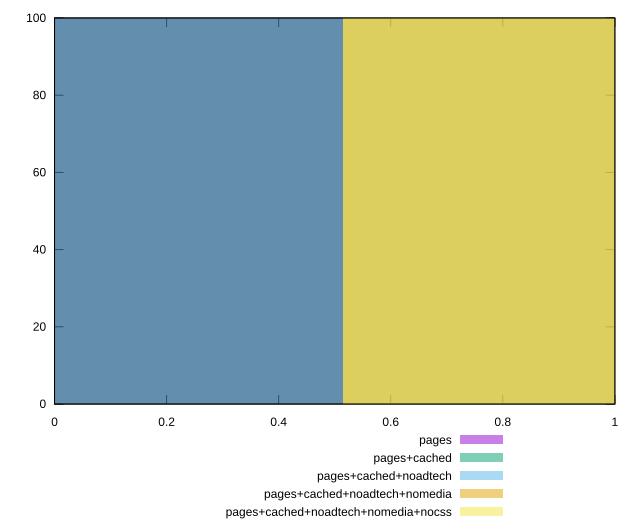

Write gnuplot code to recreate this figure.
reset

$pages <<EOF
0 100
EOF

$pagesCached <<EOF
0 100
EOF

$pagesCachedNoadtech <<EOF
1.0292729509972074 100
EOF

$pagesCachedNoadtechNomedia <<EOF
1.0292729509972074 100
EOF

$pagesCachedNoadtechNomediaNocss <<EOF
1.0292729509972074 100
EOF

set key outside below
set boxwidth 1.0292729509972074
set xrange [0:1]
set yrange [0:100]
set trange [0:100]
set style fill transparent solid 0.5 noborder
set terminal svg size 640, 530 enhanced background rgb 'white'
set output "report_00009_2021-02-08T22-37-41.559Z/third-party-summary/comparison/histogram/all_score.svg"

plot $pages title "pages" with boxes, \
     $pagesCached title "pages+cached" with boxes, \
     $pagesCachedNoadtech title "pages+cached+noadtech" with boxes, \
     $pagesCachedNoadtechNomedia title "pages+cached+noadtech+nomedia" with boxes, \
     $pagesCachedNoadtechNomediaNocss title "pages+cached+noadtech+nomedia+nocss" with boxes

reset
